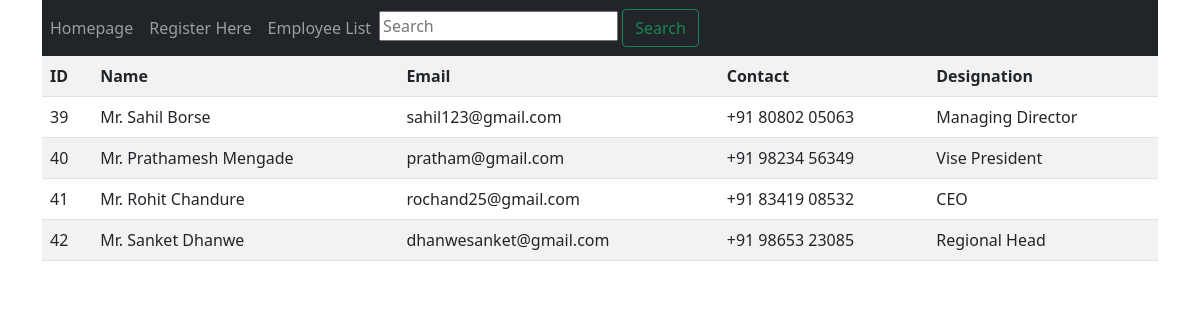
The page /show on the database its author committed.
### employee/models.py (models this page shows)
class Employee(models.Model):
    ename = models.CharField(max_length=100)
    eemail = models.EmailField()
    econtact = models.CharField(max_length=20)
    edesignation = models.CharField(max_length=30)

### employee/views.py (the view)
# urls.py: path('show', views.show),
def show(request):
    employee = Employee.objects.all
    return render(request, "show.html", {'employee': employee})

### employee/templates/show.html
{% extends 'base.html' %}
{% block content %}
<table class="table table-striped">
    <tr>
        <th>ID</th>
        <th>Name</th>
        <th>Email</th>
        <th>Contact</th>
        <th>Designation</th>
    </tr>
    {% for i in employee %}
    <tr>
        <td>{{i.id}}</td>
        <td>{{i.ename}}</td>
        <td>{{i.eemail}}</td>
        <td>{{i.econtact}}</td>
        <td>{{i.edesignation}}</td>
    </tr>
    {% endfor %}
</table>
{% endblock %}

### employee/templates/base.html (shortened to what this page needs)
<!doctype html>
<html lang="en">
  <head>
    <link href="https://cdn.jsdelivr.net/npm/bootstrap@5.1.3/dist/css/bootstrap.min.css" rel="stylesheet">
  </head>
  <body>
    <div class="container">
      <nav class="navbar navbar-expand-md bg-dark navbar-dark">
       <div class="collapse navbar-collapse" id="collapsibleNavbar">
         <ul class="navbar-nav mr-auto">
           <li class="nav-item active">
             <a class="nav-link" href="/">Homepage</a>
             </li>
           <li class="nav-item active"><a class="nav-link" href="/load_form">Register Here</a></li>
           <li class="nav-item active"><a class="nav-link" href="/show">Employee List </a></li>
         </ul>
         <form method="POST" action="search" class="form-inline my-2 my-lg-0">
             <input name="name" class="align-right" type="search" placeholder="Search" aria-label="Search">
             <button class="btn btn-outline-success my-2 my-sm-0" type="submit">Search</button>
            </form>
       </div>
     </nav>
    {% block content %}
    {% endblock %}
    </div>
  </body>
</html>

### rows shown on the page
Employee: id "39", ename "Mr. Sahil Borse", eemail "sahil123@gmail.com", econtact "+91 80802 05063", edesignation "Managing Director"
Employee: id "40", ename "Mr. Prathamesh Mengade", eemail "pratham@gmail.com", econtact "+91 98234 56349", edesignation "Vise President"
Employee: id "41", ename "Mr. Rohit Chandure", eemail "rochand25@gmail.com", econtact "+91 83419 08532", edesignation "CEO"
Employee: id "42", ename "Mr. Sanket Dhanwe", eemail "dhanwesanket@gmail.com", econtact "+91 98653 23085", edesignation "Regional Head"
